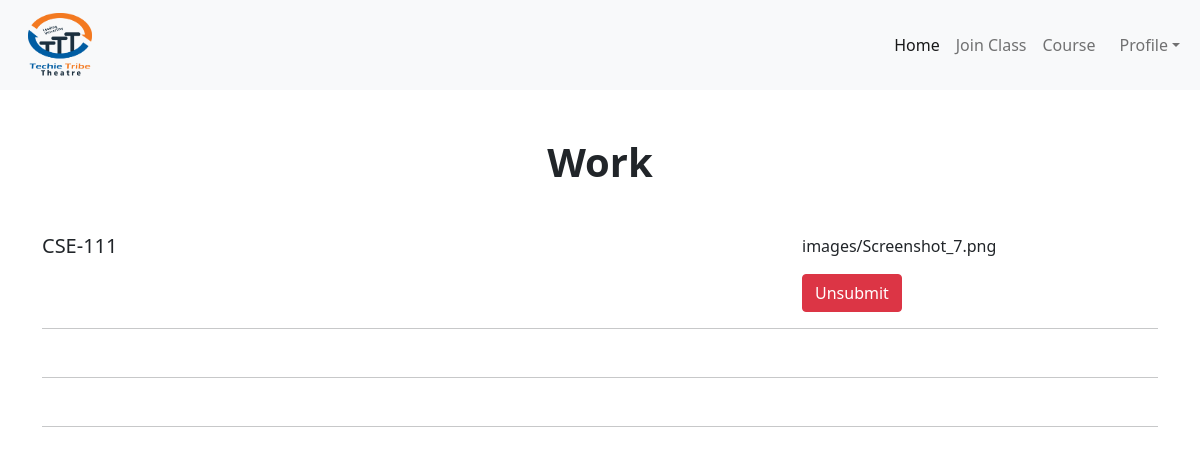
/student/addclassworkfullview/21/ (signed in), run on an earlier commit of the app's database.
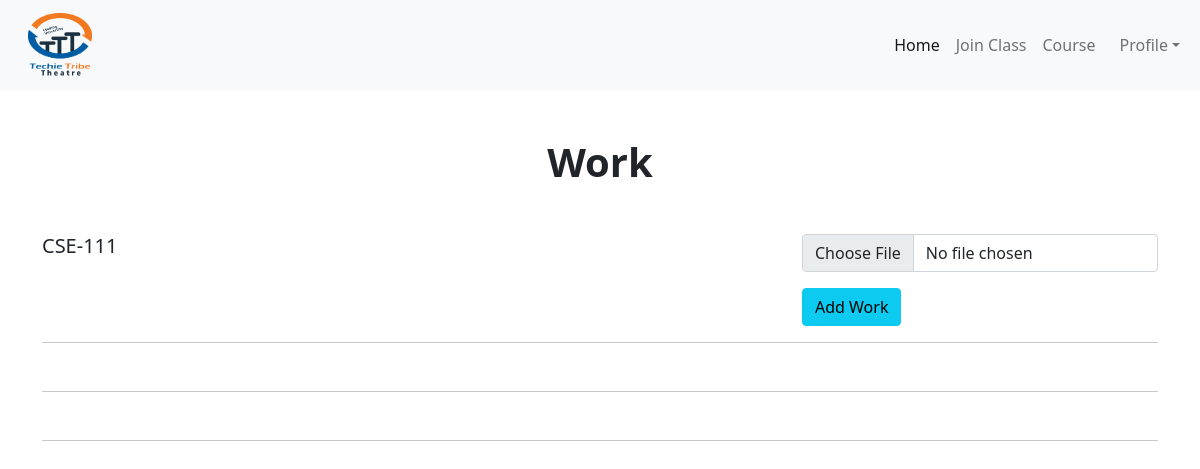
And on a later commit of the database.
### student/models.py (models this page shows)
class StudnetWork(models.Model):
    mystu = models.ForeignKey(Student, on_delete=models.CASCADE)
    mywork = models.ForeignKey(AddClassWork, on_delete=models.CASCADE)
    work = models.FileField(upload_to='images/')

### student/views.py (the view, shortened to what this page needs)
class FullWorkView(View):
    def get(self, request, id):
        student = request.session.get("student")
        classwork = AddClassWork.objects.get(id=id)
        try:
            stuwork = StudnetWork.objects.get(mywork=classwork)
        except:
            stuwork = None
        if student:
            return render(request, 'workfullview.html', {'classwork': classwork, 'stuwork': stuwork})

### student/templates/workfullview.html (shortened to what this page needs)
{% extends 'base_student.html' %} <br />
{% load static %} <br />
{% block content %}
<link rel="stylesheet" href="{% static 'css/card.css' %}" />
<link
  rel="stylesheet"
  href="https://cdnjs.cloudflare.com/ajax/libs/font-awesome/6.1.1/css/all.min.css"
/>
<div class="container">
  <h1 class="text-center mt-5 mb-5 text-dark fw-bold">Work</h1>
  <div class="row">
    <div class="col-lg-8">
      <h5>{{classwork.myclass.class_code_name}}</h5>
    </div>
    <div class="col-lg-4">
      {% if not stuwork %}
      <form action="" method="POST" enctype="multipart/form-data">
        <div>
          <input type="file" name="myfile" class="form-control" />
        </div>
        <button type="submit" class="btn btn-info mt-3">Add Work</button>
      </form>
      {% else %}
      <a>{{stuwork.work}}</a>
      <div>
        <a href="{% url 'deleletwork' stuwork.id %}" class="btn btn-danger mt-3"
          >Unsubmit</a
        >
      </div>
      {% endif %}
    </div>
  </div>
  <hr />
  <hr />
</div>
<div class="container mt -5">
  <hr class="mt-5 mb-3" />
</div>
{% endblock content %}

What changed in the data, as far as the page shows it:
removed StudnetWork: work "images/Screenshot_7.png"
Also different on the page:
text no longer shown: "Unsubmit"
text now shown: "Add Work"
